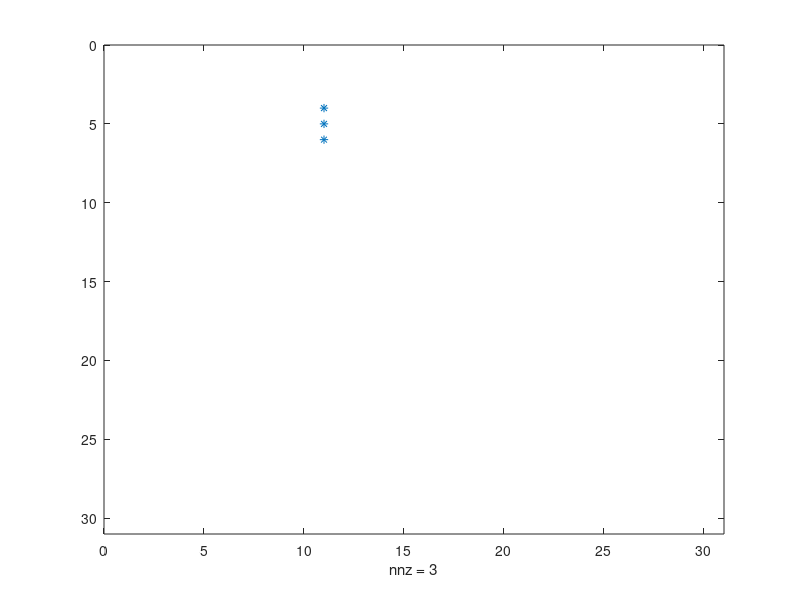

This figure's MATLAB source:
clear,clc

N = 30;
A = zeros([N,N]);
A([304 305 306]) = 1;    % esempio: riga 10, colonne 4-6
%A([304 334 364 363 332]) = 1; 



numgen = 100;


for ii = 1:100
    B = zeros([N,N]);
    C = conv2(A,[1 1 1;1 0 1;1 1 1], 'same');
    B(C==3 & A==1) = 1;
    B(C==2 & A==1) = 1;
    B(C>=3 & A==0) = 1;
    spy(B)
    drawnow
    A = B;
end
